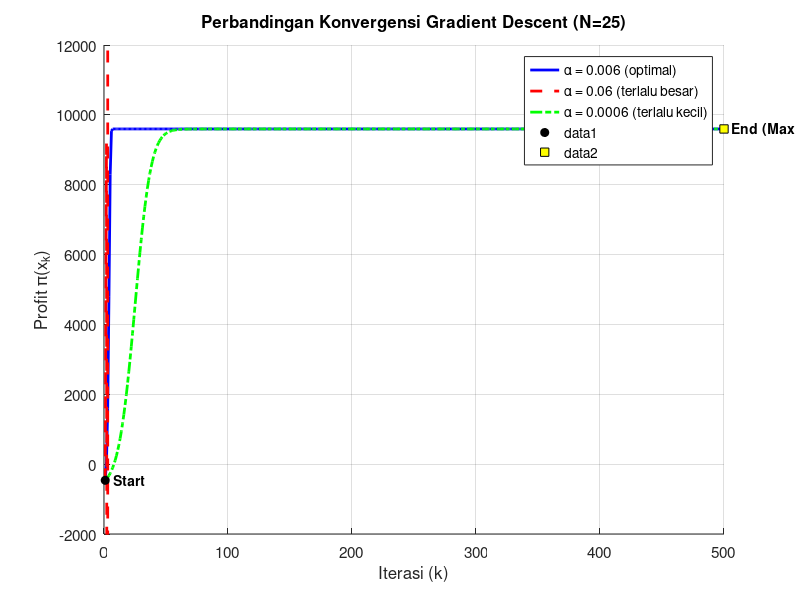

MATLAB code for this plot:
% ===================================================== 
%  UTS Matematika Sains Data — Semester Genap 2025/2026 
%  Soal 6.2 (f) — Gradient Descent Manual (Plot Konvergensi)
%  Nama  : Muhammad Farand Danendra
%  NIM   : 2510514025 
%  Parameter: N=25, a=2, b=5, K=8, theta0=85, alpha=0.006 
%  Tanggal: 28 april 2026
% ===================================================== 

% Tampilkan timestamp
disp(['Tanggal & Waktu Eksekusi: ', datestr(now)])

% Fungsi profit dan turunan (Sesuai Parameter a=2, b=5, K=8)
% pi(x) = -3x^3 + 80x^2 + 100x - 640
pi_f = @(x) -3*x.^3 + 80*x.^2 + 100*x - 640;
dpi  = @(x) -9*x.^2 + 160*x + 100;

% Parameter
x0 = 1;                     % Titik awal
iter = 500;                 % Jumlah maksimal iterasi

% Learning rates (Sesuai Soal 6.2f)
alpha1 = 0.006;     % normal / optimal
alpha2 = 0.06;      % terlalu besar (10 * alpha optimal)
alpha3 = 0.0006;    % terlalu kecil (0.1 * alpha optimal)

% Inisialisasi Matriks Histori
x_hist1 = zeros(iter,1); pi_hist1 = zeros(iter,1);
x_hist2 = zeros(iter,1); pi_hist2 = zeros(iter,1);
x_hist3 = zeros(iter,1); pi_hist3 = zeros(iter,1);

% Inisialisasi Titik Awal
x1 = x0; x2 = x0; x3 = x0;

% Iterasi Gradient Descent
for k = 1:iter
    % alpha normal (optimal)
    x_hist1(k) = x1;
    pi_hist1(k) = pi_f(x1);
    x1 = x1 + alpha1 * dpi(x1);

    % alpha besar (divergen)
    x_hist2(k) = x2;
    pi_hist2(k) = pi_f(x2);
    x2 = x2 + alpha2 * dpi(x2);

    % alpha kecil (lambat)
    x_hist3(k) = x3;
    pi_hist3(k) = pi_f(x3);
    x3 = x3 + alpha3 * dpi(x3);
end

% =========================
% Plot hasil
% =========================
figure;
hold on; grid on;

% Plot ketiga kurva histori profit
plot(pi_hist1, 'b', 'LineWidth', 2)
plot(pi_hist2, 'r--', 'LineWidth', 2)
plot(pi_hist3, 'g-.', 'LineWidth', 2)

% Label dan Judul
xlabel('Iterasi (k)')
ylabel('Profit \pi(x_k)')
title('Perbandingan Konvergensi Gradient Descent (N=25)')

% Legend
legend('\alpha = 0.006 (optimal)', ...
    '\alpha = 0.06 (terlalu besar)', ...
    '\alpha = 0.0006 (terlalu kecil)', ...
    'Location', 'best')

% Titik awal & akhir (untuk kurva optimal)
plot(1, pi_hist1(1), 'ko', 'MarkerFaceColor', 'k')
plot(iter, pi_hist1(end), 'ks', 'MarkerFaceColor', 'y')

text(1, pi_hist1(1), '  Start', 'FontSize', 10, 'FontWeight', 'bold')
text(iter, pi_hist1(end), '  End (Max Profit)', 'FontSize', 10, 'FontWeight', 'bold')

% Batasi sumbu Y agar ledakan nilai pada alpha=0.06 tidak merusak seluruh grafik
ylim([-2000 12000]);

% Percantik ukuran font sumbu
set(gca, 'FontSize', 11);
